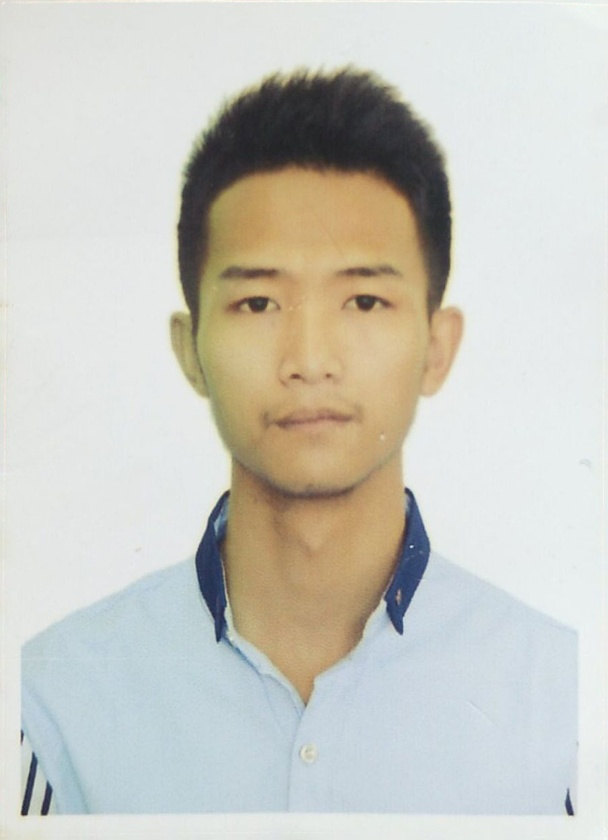
#> input picture DL/04/1.jpg, 608 x 840 px, shrunk from 903 x 1247 before the run
$ python imageS3.py
#> lines starting #> are read from the running program, lines starting #| are printed output that depends on the picture
# dst  = src1*a+src2*(1-a)
import cv2
import numpy as np

img0 = cv2.imread("1.jpg", 1)
#> img0 is the input picture: shape (840, 608, 3); mean B, G, R 194, 201.8, 202.3
img1 = cv2.imread("2.jpg", 1)
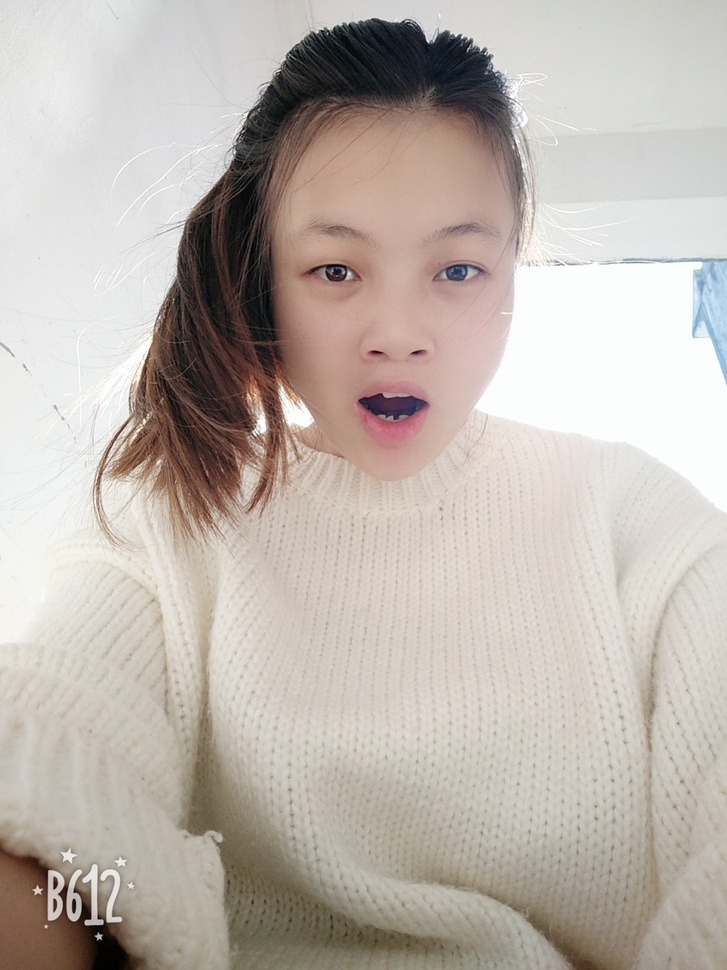
#> input picture DL/04/2.jpg, 727 x 970 px, shrunk from 1080 x 1440 before the run
#> img1 is the input picture: shape (970, 727, 3); mean B, G, R 174.5, 182, 190.6
imgInfo = img0.shape
#> imgInfo = (840, 608, 3)
height = imgInfo[0]
#> height = 840
width = imgInfo[1]
#> width = 608
# ROI
roiH = int(height)
#> roiH = 840
roiW = int(width)
#> roiW = 608
img0ROI = img0[0:roiH, 0:roiW]
img1ROI = img1[0:roiH, 0:roiW]
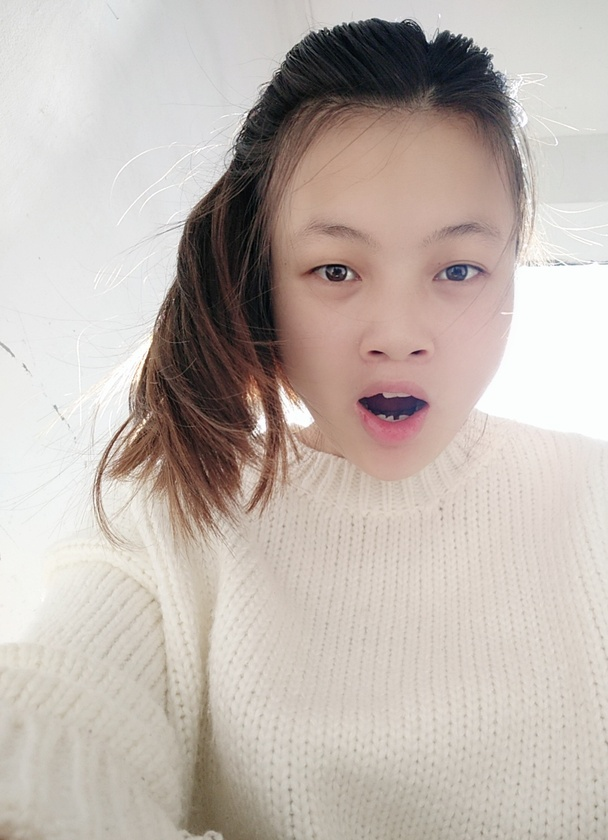
#> img1ROI: shape (840, 608, 3); mean B, G, R 176.2, 182.9, 193
# dst
dst = np.zeros((roiH, roiW, 3), np.uint8)
dst = cv2.addWeighted(img0ROI, 0.5, img1ROI, 0.5, 0)  # add src1 * a + src2 * (1-a)
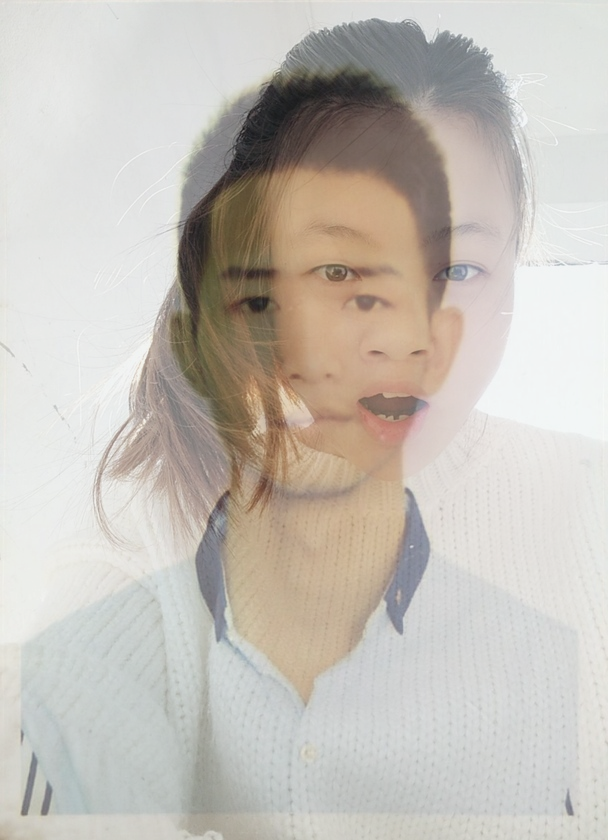
#> dst: shape (840, 608, 3); mean B, G, R 185.1, 192.4, 197.7
# 1 src1 2 a 3 src2 4 1-a
cv2.imshow('dst', dst)
cv2.imwrite('3.jpg', dst)
cv2.waitKey(0)
